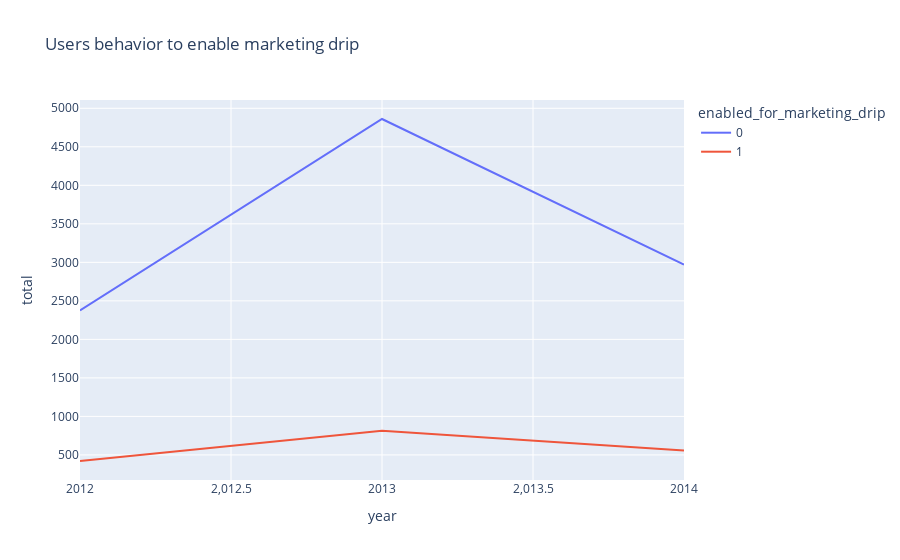

The cell this chart's notebook holds for it:
### Code cell
fig = px.line(
    marketing_drip,
    x = 'year',
    y = 'total',
    color='enabled_for_marketing_drip',
    title='Users behavior to enable marketing drip'
)
fig.show()

### Figure 1 — Plotly figure (JSON) as saved in the notebook; plotly's stock layout.template omitted (floating-point values rounded to 4 significant figures)
{"data": [{"hovertemplate": "enabled_for_marketing_drip=0<br>year=%{x}<br>total=%{y}<extra></extra>", "legendgroup": "0", "line": {"color": "#636efa", "dash": "solid"}, "marker": {"symbol": "circle"}, "mode": "lines", "name": "0", "orientation": "v", "showlegend": true, "type": "scatter", "x": [2012, 2013, 2014], "xaxis": "x", "y": [2376, 4861, 2971], "yaxis": "y"}, {"hovertemplate": "enabled_for_marketing_drip=1<br>year=%{x}<br>total=%{y}<extra></extra>", "legendgroup": "1", "line": {"color": "#EF553B", "dash": "solid"}, "marker": {"symbol": "circle"}, "mode": "lines", "name": "1", "orientation": "v", "showlegend": true, "type": "scatter", "x": [2012, 2013, 2014], "xaxis": "x", "y": [421, 815, 556], "yaxis": "y"}], "layout": {"legend": {"title": {"text": "enabled_for_marketing_drip"}, "tracegroupgap": 0}, "title": {"text": "Users behavior to enable marketing drip"}, "xaxis": {"anchor": "y", "domain": [0, 1], "title": {"text": "year"}}, "yaxis": {"anchor": "x", "domain": [0, 1], "title": {"text": "total"}}}}
